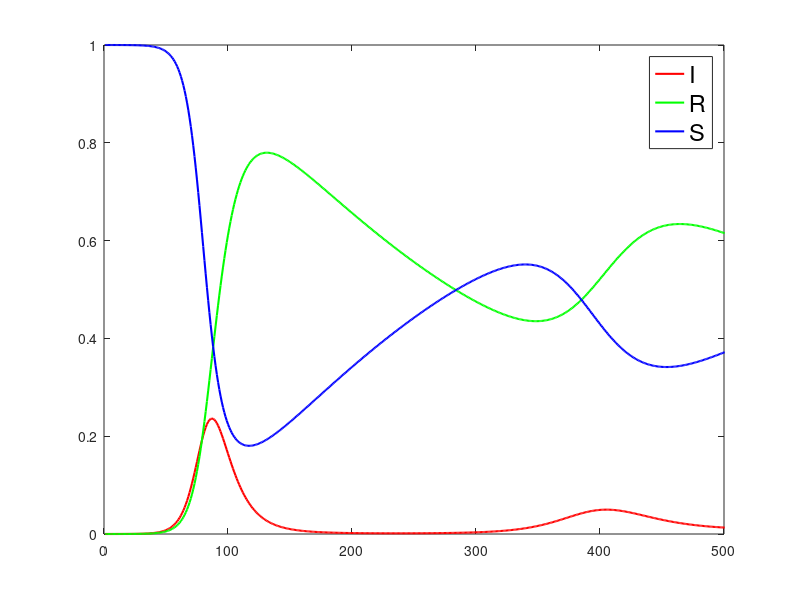
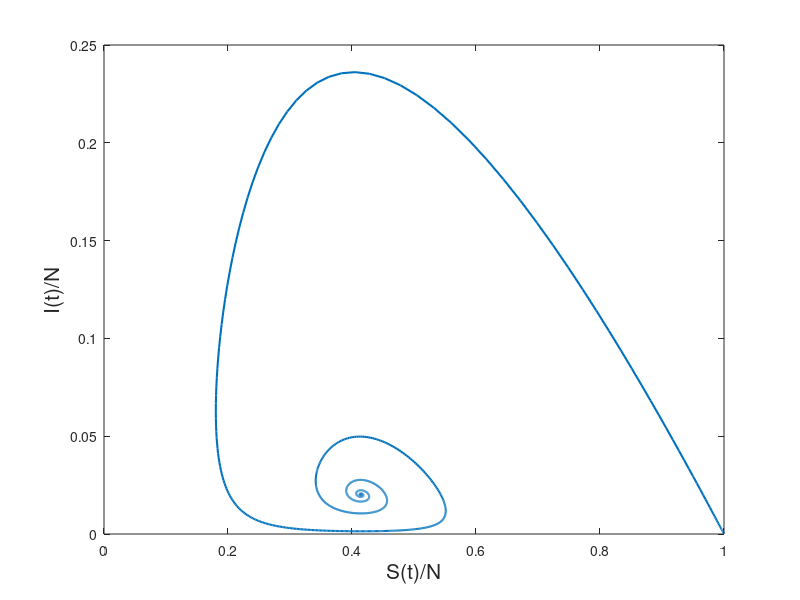
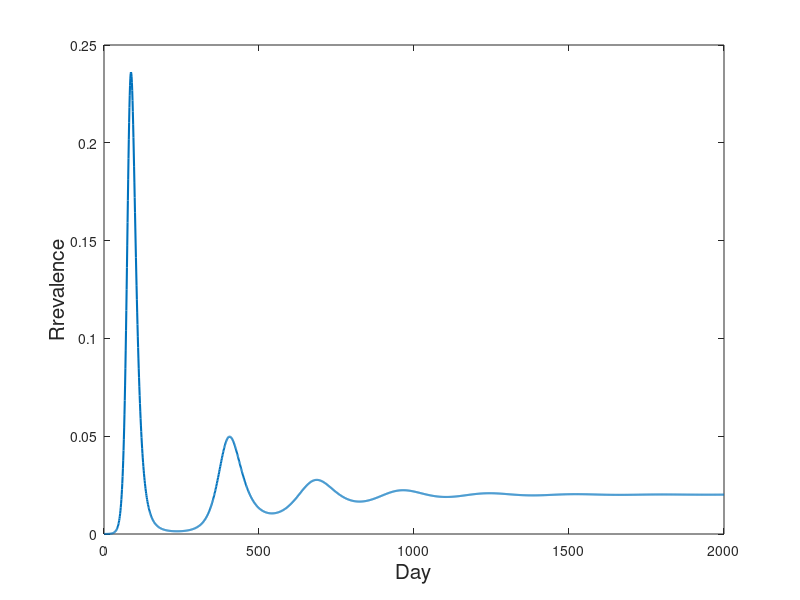
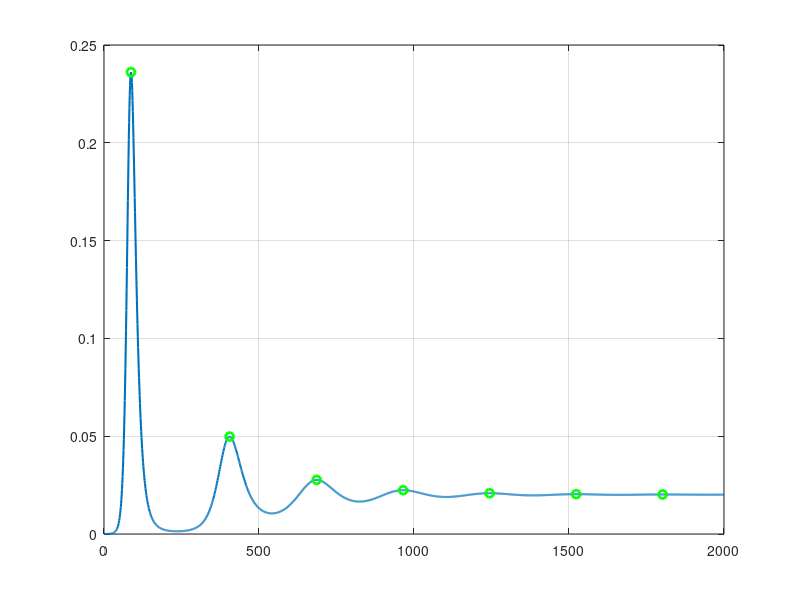

Source code (MATLAB) for these figures, in order:
% In the SIR model we have 3 epidemiological classes: Susceptible, Infected and Removed individuals.
% SIR-mi.m - we are looking at a population with birth rate of mi.
clear all,close all
pkg load signal
dt=1;
N=10^6;			% The total population
beta=0.25;		% Number of contacts per day that are sufficient to spread the disease
gamma=1/10;		% Fraction of the infected group that will recover during any given day
I(1)=10;		% I(0) - initial number of infected individuals
S(1)=N-I(1);	% S(0) - initial number of susceptible individuals
mi=0.00356;		% birth rate and mortality rate 

% I(n) - number of infected individuals
% S(n) - number of susceptible individuals
for n=2:2000
	I(n) = I(n-1)+dt*I(n-1)*(beta*(S(n-1)/N)-gamma-mi);
    S(n) = S(n-1)+dt*(mi*N-beta*((S(n-1)*I(n-1))/N)-mi*S(n-1));
endfor

x=S/N;			% x - susceptible fraction of the population
y=I/N;			% y - infected fraction of the population
z=1-x-y;		% z - removed fraction of the population

vreme=1:1:2000;
figure 1, 
plot(vreme,y,"r","linewidth",1.5,
	 vreme,z,"g","linewidth",1.5,
	 vreme,x,"b","linewidth",1.5);
leg=legend("I","R","S")
set(leg,"fontsize",17);
axis([0 500 0 1])

figure 2,
plot(x,y,"linewidth",1.5);
xlabel('S(t)/N',"fontsize",15)
ylabel('I(t)/N',"fontsize",15)

figure 3,
plot(vreme,y,"linewidth",1.5);
xlabel('Day',"fontsize",15)
ylabel('Rrevalence',"fontsize",15)

[pks,loc]=findpeaks(y);
[pk ipk]=max(pks)
maxI=pk			% infected population at the peak of the epidemic
Tstar=loc(ipk)	% time where the epidemic reaches its peak
Rinf=z(2000)	% removed population after the epidemic

figure 4,
plot(vreme,y,"linewidth",1.5,
	 loc,pks,"go","linewidth",2)

grid on
hold on
